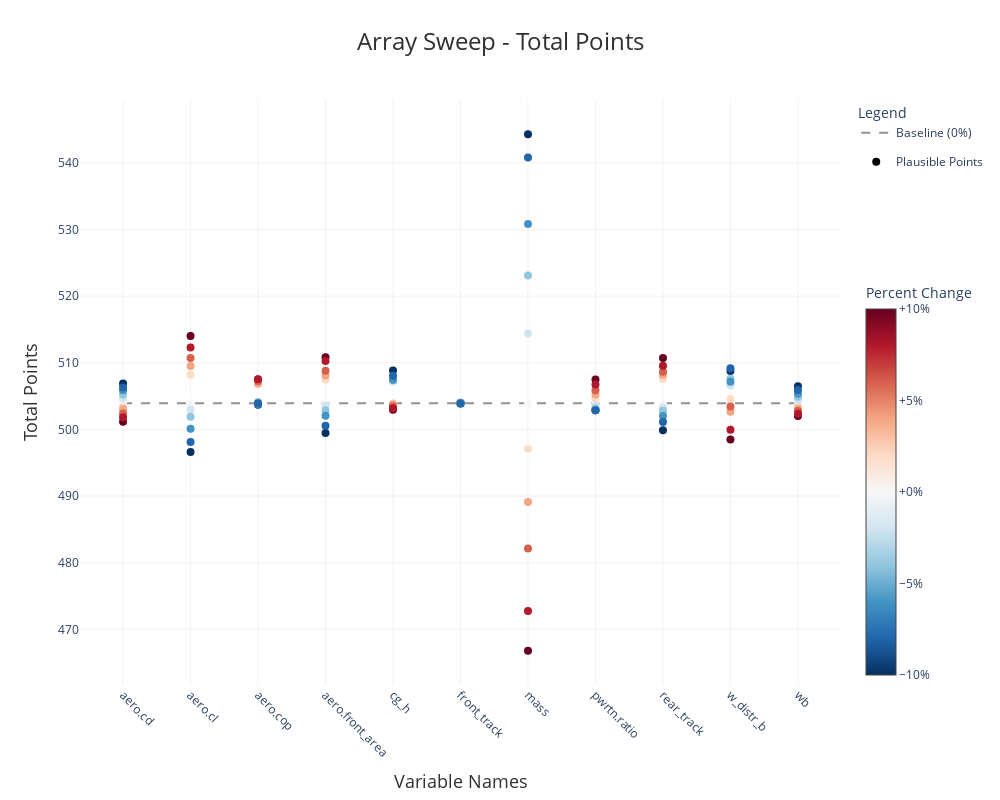

Write notebook code for a chart like this one.
### Code cell
arr_sweep_results.plot(
    y_label="Total Points",
    title="Array Sweep - Total Points",
)

### Figure 1 — Plotly figure (JSON) as saved in the notebook; plotly's stock layout.template omitted (floating-point values rounded to 4 significant figures)
{"data": [{"line": {"color": "rgba(100, 100, 100, 0.7)", "dash": "dash", "width": 2}, "mode": "lines", "name": "Baseline (0%)", "type": "scatter", "x": ["aero.cd", "aero.cl", "aero.cop", "aero.front_area", "cg_h", "front_track", "mass", "pwrtn.ratio", "rear_track", "w_distr_b", "wb"], "y": [503.9, 503.9, 503.9, 503.9, 503.9, 503.9, 503.9, 503.9, 503.9, 503.9, 503.9]}, {"hovertemplate": "%{x}<br>Points: %{y:.1f}<br>%{text}<extra></extra>", "marker": {"color": [0, 0, 0, 0, 0, 0, 0, 0, 0, 0, 0, 0.1, 0.1, 0.1, 0.1, 0.1, 0.1, 0.1, 0.1, 0.1, 0.1, 0.1, 0.02, 0.02, 0.02, 0.02, 0.02, 0.02, 0.02, 0.02, 0.02, 0.02, 0.02, 0.04, 0.04, 0.04, 0.04, 0.04, 0.04, 0.04, 0.04, 0.04, 0.04, 0.04, 0.06, 0.06, 0.06, 0.06, 0.06, 0.06, 0.06, 0.06, 0.06, 0.06, 0.06, 0.08, 0.08, 0.08, 0.08, 0.08, 0.08, 0.08, 0.08, 0.08, 0.08, 0.08, -0.1, -0.1, -0.1, -0.1, -0.1, -0.1, -0.1, -0.1, -0.1, -0.1, -0.1, -0.02, -0.02, -0.02, -0.02, -0.02, -0.02, -0.02, -0.02, -0.02, -0.02, -0.02, -0.04, -0.04, -0.04, -0.04, -0.04, -0.04, -0.04, -0.04, -0.04, -0.04, -0.04, -0.06, -0.06, -0.06, -0.06, -0.06, -0.06, -0.06, -0.06, -0.06, -0.06, -0.06, -0.08, -0.08, -0.08, -0.08, -0.08, -0.08, -0.08, -0.08, -0.08, -0.08, -0.08], "colorbar": {"len": 0.7, "tickformat": "+.0%", "title": {"text": "Percent Change"}, "y": 0, "yanchor": "bottom"}, "colorscale": [[0, "rgb(5,48,97)"], [0.1, "rgb(33,102,172)"], [0.2, "rgb(67,147,195)"], [0.3, "rgb(146,197,222)"], [0.4, "rgb(209,229,240)"], [0.5, "rgb(247,247,247)"], [0.6, "rgb(253,219,199)"], [0.7, "rgb(244,165,130)"], [0.8, "rgb(214,96,77)"], [0.9, "rgb(178,24,43)"], [1, "rgb(103,0,31)"]], "size": 8}, "mode": "markers", "name": "Plausible Points", "showlegend": false, "text": ["Step: +0%", "Step: +0%", "Step: +0%", "Step: +0%", "Step: +0%", "Step: +0%", "Step: +0%", "Step: +0%", "Step: +0%", "Step: +0%", "Step: +0%", "Step: +10%", "Step: +10%", "Step: +10%", "Step: +10%", "Step: +10%", "Step: +10%", "Step: +10%", "Step: +10%", "Step: +10%", "Step: +10%", "Step: +10%", "Step: +2%", "Step: +2%", "Step: +2%", "Step: +2%", "Step: +2%", "Step: +2%", "Step: +2%", "Step: +2%", "Step: +2%", "Step: +2%", "Step: +2%", "Step: +4%", "Step: +4%", "Step: +4%", "Step: +4%", "Step: +4%", "Step: +4%", "Step: +4%", "Step: +4%", "Step: +4%", "Step: +4%", "Step: +4%", "Step: +6%", "Step: +6%", "Step: +6%", "Step: +6%", "Step: +6%", "Step: +6%", "Step: +6%", "Step: +6%", "Step: +6%", "Step: +6%", "Step: +6%", "Step: +8%", "Step: +8%", "Step: +8%", "Step: +8%", "Step: +8%", "Step: +8%", "Step: +8%", "Step: +8%", "Step: +8%", "Step: +8%", "Step: +8%", "Step: -10%", "Step: -10%", "Step: -10%", "Step: -10%", "Step: -10%", "Step: -10%", "Step: -10%", "Step: -10%", "Step: -10%", "Step: -10%", "Step: -10%", "Step: -2%", "Step: -2%", "Step: -2%", "Step: -2%", "Step: -2%", "Step: -2%", "Step: -2%", "Step: -2%", "Step: -2%", "Step: -2%", "Step: -2%", "Step: -4%", "Step: -4%", "Step: -4%", "Step: -4%", "Step: -4%", "Step: -4%", "Step: -4%", "Step: -4%", "Step: -4%", "Step: -4%", "Step: -4%", "Step: -6%", "Step: -6%", "Step: -6%", "Step: -6%", "Step: -6%", "Step: -6%", "Step: -6%", "Step: -6%", "Step: -6%", "Step: -6%", "Step: -6%", "Step: -8%", "Step: -8%", "Step: -8%", "Step: -8%", "Step: -8%", "Step: -8%", "Step: -8%", "Step: -8%", "Step: -8%", "Step: -8%", "Step: -8%"], "type": "scatter", "x": ["mass", "w_distr_b", "cg_h", "wb", "front_track", "rear_track", "aero.cl", "aero.cd", "aero.front_area", "aero.cop", "pwrtn.ratio", "mass", "w_distr_b", "cg_h", "wb", "front_track", "rear_track", "aero.cl", "aero.cd", "aero.front_area", "aero.cop", "pwrtn.ratio", "mass", "w_distr_b", "cg_h", "wb", "front_track", "rear_track", "aero.cl", "aero.cd", "aero.front_area", "aero.cop", "pwrtn.ratio", "mass", "w_distr_b", "cg_h", "wb", "front_track", "rear_track", "aero.cl", "aero.cd", "aero.front_area", "aero.cop", "pwrtn.ratio", "mass", "w_distr_b", "cg_h", "wb", "front_track", "rear_track", "aero.cl", "aero.cd", "aero.front_area", "aero.cop", "pwrtn.ratio", "mass", "w_distr_b", "cg_h", "wb", "front_track", "rear_track", "aero.cl", "aero.cd", "aero.front_area", "aero.cop", "pwrtn.ratio", "mass", "w_distr_b", "cg_h", "wb", "front_track", "rear_track", "aero.cl", "aero.cd", "aero.front_area", "aero.cop", "pwrtn.ratio", "mass", "w_distr_b", "cg_h", "wb", "front_track", "rear_track", "aero.cl", "aero.cd", "aero.front_area", "aero.cop", "pwrtn.ratio", "mass", "w_distr_b", "cg_h", "wb", "front_track", "rear_track", "aero.cl", "aero.cd", "aero.front_area", "aero.cop", "pwrtn.ratio", "mass", "w_distr_b", "cg_h", "wb", "front_track", "rear_track", "aero.cl", "aero.cd", "aero.front_area", "aero.cop", "pwrtn.ratio", "mass", "w_distr_b", "cg_h", "wb", "front_track", "rear_track", "aero.cl", "aero.cd", "aero.front_area", "aero.cop", "pwrtn.ratio"], "y": [503.9, 503.9, 503.9, 503.9, 503.9, 503.9, 503.9, 503.9, 503.9, 503.9, 503.9, 466.8, 498.5, 503.0, 502.0, 504.0, 510.7, 514.0, 501.1, 510.8, 507.5, 507.5, 497.1, 504.6, 503.9, 503.5, 503.9, 507.5, 508.2, 503.4, 507.4, 504.0, 504.7, 489.1, 502.7, 503.8, 503.1, 504.0, 508.2, 509.5, 503.0, 508.1, 506.8, 505.2, 482.1, 503.4, 503.5, 502.8, 504.0, 508.7, 510.7, 502.4, 508.8, 507.2, 505.9, 472.8, 499.9, 503.2, 502.3, 504.0, 509.6, 512.3, 501.8, 510.3, 507.5, 506.7, 544.3, 508.8, 508.8, 506.5, 503.9, 499.9, 496.6, 506.9, 499.4, 503.7, 502.9, 514.4, 506.6, 507.2, 504.4, 503.9, 503.3, 503.0, 504.7, 503.5, 504.0, 503.6, 523.1, 507.6, 507.4, 504.9, 503.9, 502.8, 501.9, 505.2, 502.9, 504.1, 503.2, 530.8, 507.1, 507.5, 505.4, 503.9, 502.0, 500.1, 505.9, 502.1, 503.8, 502.9, 540.8, 509.2, 508.0, 505.9, 503.9, 501.1, 498.1, 506.3, 500.5, 503.9, 502.9]}, {"legendgroup": "plausible", "marker": {"color": "black", "size": 8}, "mode": "markers", "name": "Plausible Points", "showlegend": true, "type": "scatter", "x": [null], "y": [null]}], "layout": {"height": 800, "hovermode": "closest", "legend": {"title": {"text": "Legend"}}, "margin": {"b": 80, "l": 80, "r": 120, "t": 100}, "plot_bgcolor": "white", "title": {"font": {"color": "#303030", "size": 24}, "text": "Array Sweep - Total Points", "x": 0.5, "xanchor": "center"}, "width": 1000, "xaxis": {"gridcolor": "rgba(211, 211, 211, 0.3)", "gridwidth": 1, "showgrid": true, "tickangle": 45, "title": {"font": {"color": "#303030", "size": 18}, "text": "Variable Names"}}, "yaxis": {"gridcolor": "rgba(211, 211, 211, 0.3)", "gridwidth": 1, "showgrid": true, "title": {"font": {"color": "#303030", "size": 18}, "text": "Total Points"}, "zeroline": true, "zerolinecolor": "rgba(211, 211, 211, 0.8)", "zerolinewidth": 2}}}
